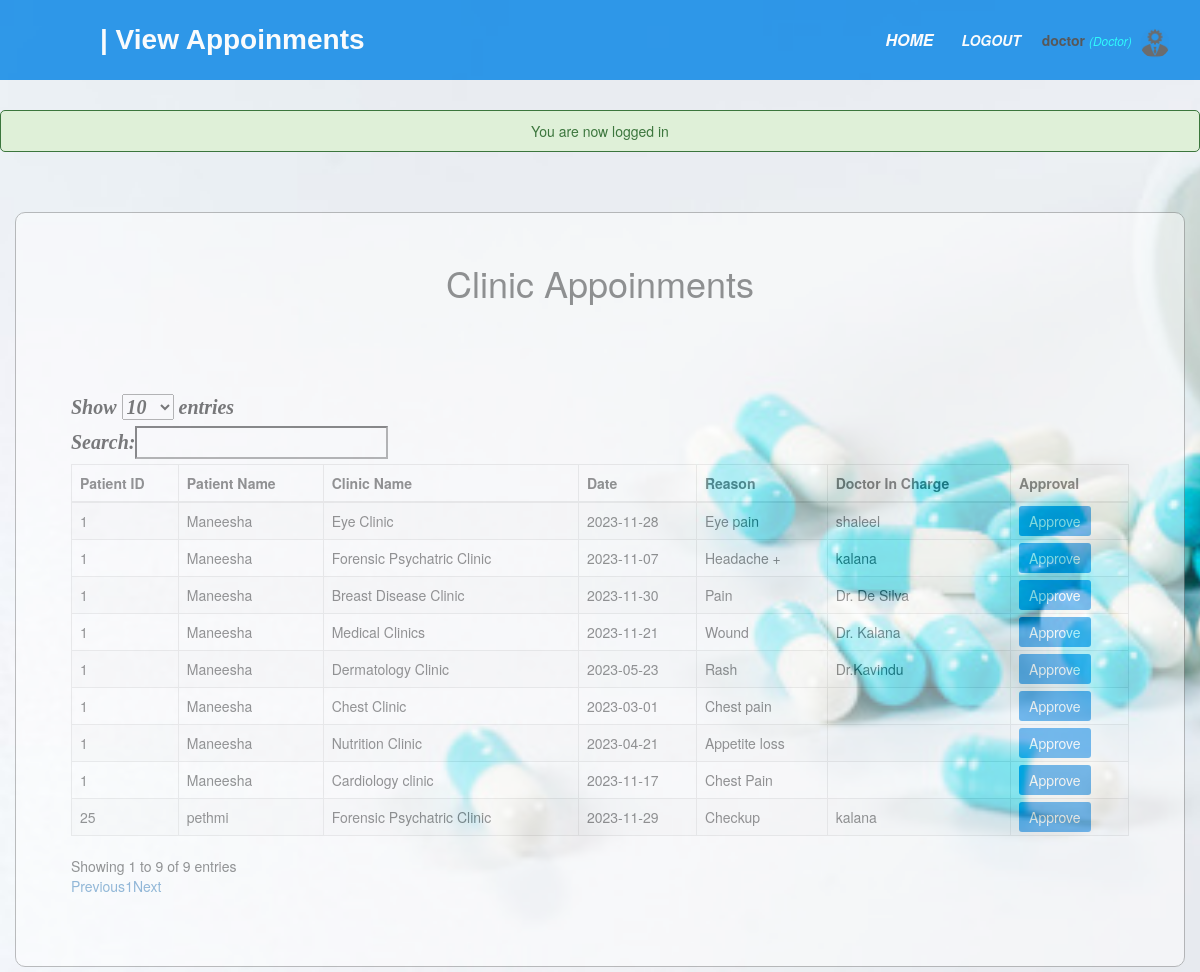
The app's page /admin/view_appoinments.php (signed in) with its own data.
### tables this page shows
CREATE TABLE IF NOT EXISTS `patient` (
  `p_id` int NOT NULL AUTO_INCREMENT,
  `fname` varchar(500) NOT NULL,
  `lname` varchar(500) NOT NULL,
  `birth_date` date NOT NULL,
  `age` int NOT NULL,
  `id_number` varchar(300) NOT NULL,
  `address_line1` varchar(500) NOT NULL,
  `address_line2` varchar(500) NOT NULL,
  `contact_no` varchar(200) NOT NULL,
  `gender` varchar(200) NOT NULL,
  `civil_status` varchar(200) NOT NULL,
  `password` varchar(200) NOT NULL,
  `discharging_patient` varchar(50) NOT NULL,
  `staff_id` int NOT NULL,
  `w_id` int NOT NULL,
  `bed_number` int NOT NULL,
  `date` date NOT NULL,
  `time` time(6) NOT NULL,
  PRIMARY KEY (`p_id`)
);

CREATE TABLE IF NOT EXISTS `booking` (
  `booking_id` int NOT NULL AUTO_INCREMENT,
  `p_id` int NOT NULL,
  `booking_date` date NOT NULL,
  `selected_time` time NOT NULL,
  `approval_time` time NOT NULL,
  `doctor` varchar(200) NOT NULL,
  `approval` varchar(200) NOT NULL,
  `reason` varchar(200) NOT NULL,
  `staff_id` int NOT NULL,
  `status` varchar(200) NOT NULL,
  PRIMARY KEY (`booking_id`),
  KEY `p_id` (`p_id`)
);

CREATE TABLE IF NOT EXISTS `scheduleclinic` (
  `clinicid` int NOT NULL AUTO_INCREMENT,
  `clinicname` varchar(50) NOT NULL,
  `date` date NOT NULL,
  `starttime` time NOT NULL,
  `endtime` time NOT NULL,
  `doctorincharge` varchar(50) NOT NULL,
  PRIMARY KEY (`clinicid`)
);

### admin/view_appoinments.php (the view, shortened to what this page needs)
<?php include('functions.php');
?>
<!DOCTYPE html>
<html>
<head>
	<link rel="stylesheet" type="text/css" href="/pis/css/booking.css">
	<link rel="stylesheet" type="text/css" href="/pis/css/all.css">
	<?php include('link_css.php'); ?>
</head>
<body>
	<nav>
    <label id="title">| View Appoinments</label>
      <ul>
      	<li><a href="admin_home.php">Home</a></li>
        <li><a href="/pis/index.php?logout='1' "style="font-size:14px;" id="logout">Logout</a></li>
        <li>
        <?php  if (isset($_SESSION['user'])) : ?>
                <strong><?php echo $_SESSION['user']['user_type']; ?></strong>
                <small>
                    <i  style="color: cyan;">(<?php echo ucfirst($_SESSION['user']['user_name']); ?>)</i>
                    <img src="/pis/images/18.png" class="profile_info">
                </small>
            	<?php endif ?>
 		</li>
      </ul>
    </nav>
<?php if (isset($_SESSION['message'])):?>
    	<div class="msg">
    	<?php
    		echo $_SESSION['message'];
    	?>
    	</div>
    <?php endif ?>
    <?php
	$query = ("SELECT   p.p_id,    p.fname,   b.doctor,    b.booking_date,   b.reason,   s.doctorincharge FROM    patient p JOIN   booking b ON p.p_id = b.p_id LEFT JOIN   scheduleclinic s ON b.doctor = s.clinicname");
		$results_set = mysqli_query($db, $query);
?>
<div class="container">
	<h1>Clinic Appoinments</h1><br><br>
	<div id="s">
    <table id="allusers" class="table table-striped table-bordered" style="width: 100%">
    	<thead>
    		<tr>
                <th id="p_id">Patient ID</th>
                <th id="patientname">Patient Name</th>
    			<th id="clinicname">Clinic Name</th>
    			<th id="date">Date</th>
                <th id="reason">Reason</th>
                <th id="doctorincharge">Doctor In Charge</th>
    			<th id="approval">Approval</th>
    		</tr>
    	</thead>
    	<tbody>
    		<?php while ($row = mysqli_fetch_array($results_set)) { ?>
    		<tr>
                <td id ="p_id"><?php echo $row['p_id']; ?></td>
                <td id ="fname"><?php echo $row['fname']; ?></td>
    			<td id ="clinicname"><?php echo $row['doctor']; ?></td>
    			<td id="date"><?php echo $row['booking_date']; ?></td>
    			<td id="reason"><?php echo $row['reason']; ?></td>
    			<td id="doctorincharge"><?php echo $row['doctorincharge']; ?></td>
    			<td id ="edit">
				<a href="approveappoinment.php?approve_appoinment=<?php echo $row['p_id']; ?>" class="edit_btn" >Approve</a>
    			</td>
    		</tr>
    		<?php } ?>
    	</tbody>
    </table>
   </div>
    </div>
</body>
</html>

### css/booking.css (style rules this page uses)
body { margin: 0; padding: 0; background-image: url('/pis/images/109.jpg'); background-size: cover; font-family: sans-serif; }
#title { color: white; font-size: 28px; line-height: 80px; padding: 0 100px; font-weight: bold; font-style: initial; font-family: 'poppins',sans-serif; }
* { padding: 0; margin: 0; text-decoration: none; list-style: none; box-sizing: border-box; }
nav { background: #0082e6; height: 80px; width: 100%; opacity: .8; }
nav ul { float: right; margin-right: 20px; }
nav ul li { display: inline-block; line-height: 80px; margin: 0 5px; }
nav ul li a { color: white; font-size: 16px; padding: 7px; border-radius: 3px; text-transform: uppercase; font-weight: bold; font-style: italic; }
.container { width: 60%; margin: auto; background-color: white; padding: 30px; border-color: gray; border-width: 1px; margin-top: 60px; border-style: solid; opacity: .5; border-radius: 10px; margin-bottom: 5px; }
h1 { text-align: center; margin-bottom: 30px; font-family: 'poppins',sans-serif; color: gray; }
label { color: black; font-style: italic; font-size: 20px; font-family: "Times New Roman"; font-weight: bold; }
.edit_btn { text-decoration: none; padding: 5px 10px; color: white; border-radius: 3px; background: #0082e6; }
#s { background: white; padding-right: 40px; padding-top: 40px; padding-bottom: 40px; padding-left: 40px; }

### css/all.css (style rules this page uses)
.msg { margin: 30px auto; padding: 10px; border-radius: 5px; color: #3c763d; background: #dff0d8; border: 1px solid #3c763d; width: 100%; text-align: center; }
.profile_info { display: inline-block; width: 30px; height: 30px; margin: 5px; border-radius: 100%; }

### records on screen
patient: p_id "1", fname "Maneesha", booking.doctor "Eye Clinic", booking.booking_date "2023-11-28", booking.reason "Eye pain", scheduleclinic.doctorincharge "shaleel", booking.doctor "Forensic Psychatric Clinic", booking.booking_date "2023-11-07", booking.reason "Headache +", scheduleclinic.doctorincharge "kalana", booking.doctor "Breast Disease Clinic", booking.booking_date "2023-11-30", booking.reason "Pain", scheduleclinic.doctorincharge "Dr. De Silva", booking.doctor "Medical Clinics", booking.booking_date "2023-11-21", booking.reason "Wound", scheduleclinic.doctorincharge "Dr. Kalana", booking.doctor "Dermatology Clinic", booking.booking_date "2023-05-23", booking.reason "Rash", scheduleclinic.doctorincharge "Dr.Kavindu"
patient: p_id "25", fname "pethmi", booking.doctor "Forensic Psychatric Clinic", booking.booking_date "2023-11-29", booking.reason "Checkup", scheduleclinic.doctorincharge "kalana"
booking: p.p_id "1", p.fname "Maneesha", doctor "Chest Clinic", booking_date "2023-03-01", reason "Chest pain"
booking: p.p_id "1", p.fname "Maneesha", doctor "Nutrition Clinic", booking_date "2023-04-21", reason "Appetite loss"
booking: p.p_id "1", p.fname "Maneesha", doctor "Cardiology clinic", booking_date "2023-11-17", reason "Chest Pain"

### other values on screen
$_SESSION['user']['user_type'] "doctor"
$_SESSION['user']['user_name'] "Doctor"
$_SESSION['message'] "You are now logged in"
